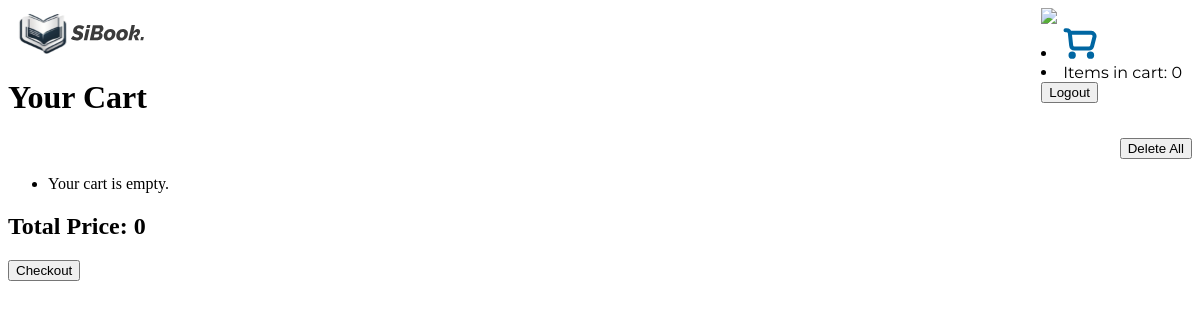
Before: /cart/ (signed in) with the older database file.
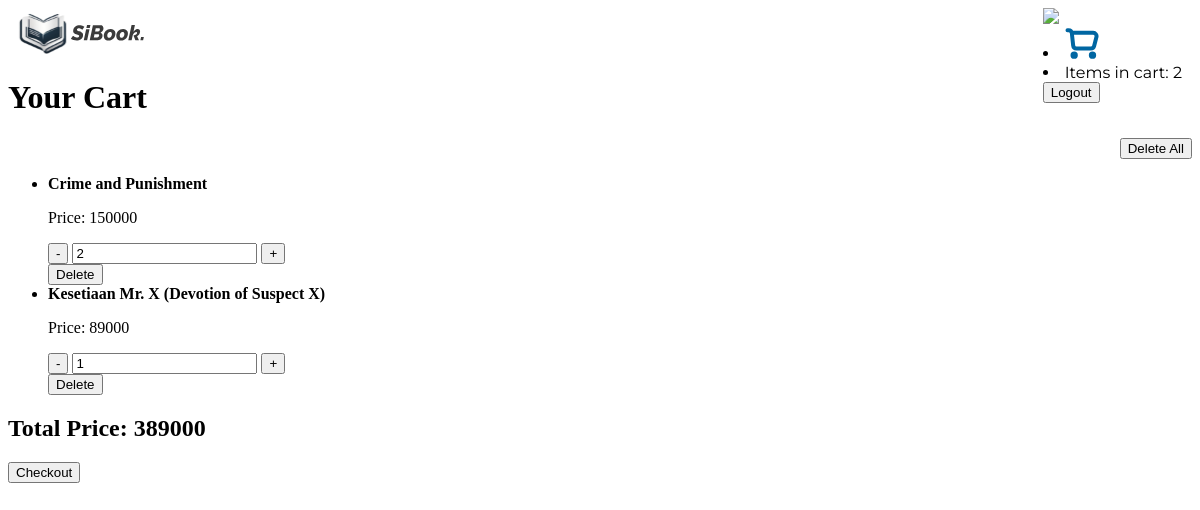
After: the same page with the newer database file.
### bookcommerce/models.py (models this page shows, shortened)
class Customer(AbstractUser):
    email = models.EmailField(max_length=100, unique=True)
    address = models.OneToOneField(Address, on_delete=models.SET_NULL, null=True, blank=True, db_constraint=False)
    groups = models.ManyToManyField('auth.Group', related_name='customers')
    user_permissions = models.ManyToManyField('auth.Permission', related_name='customers')

class Cart(models.Model):
    customer = models.OneToOneField(Customer, on_delete=models.CASCADE)
    books = models.ManyToManyField(Book, through='CartItem')

class CartItem(models.Model):
    cart = models.ForeignKey(Cart, related_name='items', on_delete=models.CASCADE)
    book = models.ForeignKey(Book, on_delete=models.CASCADE)
    quantity = models.PositiveIntegerField(default=1)

class Book(models.Model):
	title = models.CharField(max_length=150)
	cover_img = models.ImageField(upload_to='uploads/books/')
	description = models.TextField()
	author = models.ForeignKey(Author, on_delete=models.CASCADE, default=1)
	series = models.ForeignKey(Series, on_delete=models.CASCADE, default=1)
	stock = models.IntegerField(default=0)
	price = models.IntegerField(default=0)
	isbn = models.CharField(max_length=13, unique=True, null=True)
	category = models.CharField(max_length=100, null=True)
	genres = models.ManyToManyField(Genre)
	language = models.CharField(max_length=100, null=True)
	cover_type = models.CharField(max_length=20, null=True)
	pages = models.IntegerField(default=0)
	publisher = models.CharField(max_length=100, null=True)
	publish_date = models.DateField(null=True)
	weight = models.DecimalField(max_digits=5, decimal_places=2, default=0)
	length = models.DecimalField(max_digits=5, decimal_places=2, default=0)
	width = models.DecimalField(max_digits=5, decimal_places=2, default=0)

### bookcommerce/views.py (the view)
# urls.py: path('cart/', cart_detail, name='cart_detail'),
@login_required
def cart_detail(request):
    cart, created = Cart.objects.get_or_create(customer=request.user)
    cart_items = CartItem.objects.filter(cart=cart)
    total_price = sum(item.book.price * item.quantity for item in cart_items)
    return render(request, 'bookcommerce/cart_detail.html', {
        'cart': cart,
        'cart_items': cart_items,
        'total_price': total_price
    })

### bookcommerce/templates/bookcommerce/cart_detail.html (shortened to what this page needs)
{% extends "bookcommerce/base.html" %}
{% block content %}
    <h1>Your Cart</h1>
    <div style="text-align: right;">
        <form action="{% url 'delete_all_cart_items' %}" method="POST">
            <button type="submit">Delete All</button>
        </form>
    </div>
    <ul>
        {% for item in cart_items %}
            <li>
                <b>{{ item.book.title }}</b>
                <p>Price: {{ item.book.price }}</p>
                <form action="{% url 'update_cart_item' item.id %}" method="POST">
                    <button type="submit" name="action" value="decrease">-</button>
                    <input type="number" name="quantity" value="{{ item.quantity }}" min="1">
                    <button type="submit" name="action" value="increase">+</button>
                </form>
                <form action="{% url 'delete_cart_item' item.id %}" method="POST">
                    <button type="submit">Delete</button>
                </form>
            </li>
        {% empty %}
            <li>Your cart is empty.</li>
        {% endfor %}
    </ul>
    <h2>Total Price: {{ total_price }}</h2>
    <form action="#" method="POST">
        <button type="submit">Checkout</button>
    </form>
{% endblock content %}

### bookcommerce/templates/bookcommerce/base.html (shortened to what this page needs)
{% load static %}
<!DOCTYPE html>
<html lang="en">
<head>
    <link rel="stylesheet" href="{% static 'bookcommerce/base.css' %}">
</head>
<body>
    <nav>
        <div class="navbarleft">
            <a class="logo" href="{% url 'home' %}"><img src="{% static '/bookcommerce/assets/logo_horizontal.svg' %}" alt="logo"></a>
        </div>
        <div class="navbarright">
            {% if user.is_authenticated %}
                <div class="profilepic">
                    <img src="#">
                </div>
                <div class="orders">
                    <li><a href="{% url 'cart_detail' %}"><img src="{% static '/bookcommerce/assets/cart_biru.svg' %}" alt="cart"></a></li>
                    <li>Items in cart: {{ request.user.cart.items.count }}</li>
                </div>
                <form action="{% url 'logout' %}" method="POST">
                  <button type="submit">Logout</button>
                </form>
            {% else %}
                <div class="loginregister">
                    <a href="{% url 'login' %}">Login</a>
                    <a href="{% url 'register' %}">Register</a>
                </div>
            {% endif %}
        </div>
    </nav>
    <div class="container">
        {% block content %} {% endblock %}
    </div>
</body>
</html>

Changed rows visible on the page:
changed Customer: user.cart.items.count "0" → "2"
added CartItem: book "Crime and Punishment", book.price "150000", quantity "2"
added CartItem: book "Kesetiaan Mr. X (Devotion of Suspect X)", book.price "89000", quantity "1"
Other visible differences:
{{ total_price }}: "0" → "389000"
text no longer shown: "Your cart is empty."
